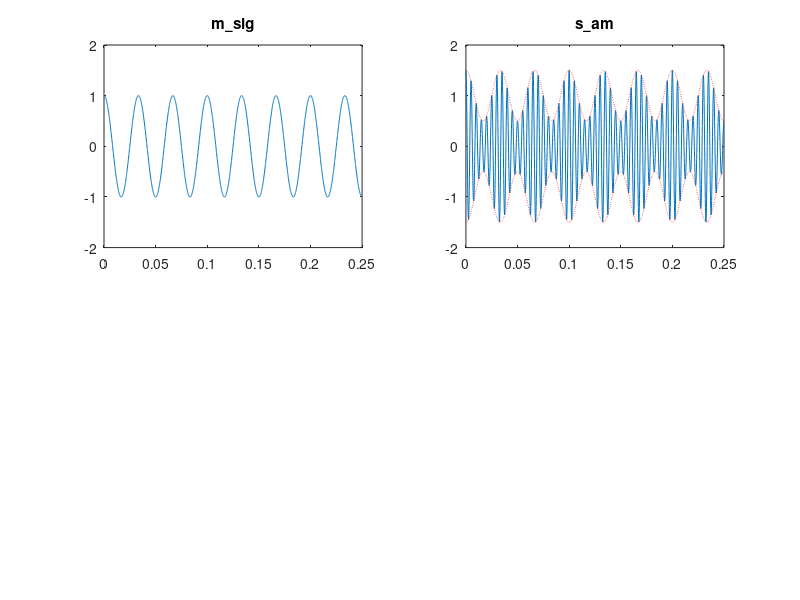
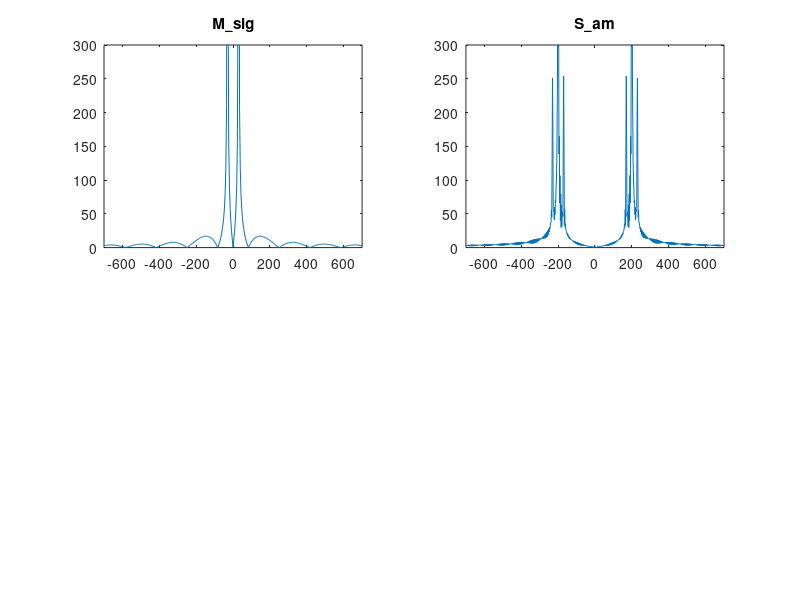

MATLAB code to generate these figures, in order:
%%% Illustrate AM modulation  using triangl function
%%% Defining message signal as a triangle signal, in real life however, this
%%% could be anything like voice signal etc. that we would want to transmit


%function ExampleAMdemfilt
clear all;
close all;

%%Time specifications:
Fs = 8000;                   % samples per second
dt = 1/Fs;                   % seconds per sample
StopTime = 0.25;             % seconds
t = (0:dt:StopTime-dt)';     % seconds
%%Sine wave:
Fc = 30;                     % hertz
m_sig = cos(2*pi*Fc*t);
Lm_sig=length(m_sig);
Lfft=length(t);   % defining DFT (or FFT) size
Lfft=2^ceil(log2(Lfft))  % making Lfft a power of 2 since this makes the fft algorithm work fast
M_sig=fftshift(fft(m_sig,Lfft))
freqm=(-Lfft/2:Lfft/2-1)/(Lfft*dt)
%%% AM modulation
fc=200; % carrier frequency
ka=0.5;
s_am=(1+ka*m_sig).*cos(2*pi*fc*t) % recall AM modulation works by multiplying message signal by a cos function at the carrier frequency and adding a unmodulated carrier
Lfft=length(t)
Lfft=2^ceil(log2(Lfft)+1) % increasing fft size by another factor of 2
S_am=fftshift(fft(s_am,Lfft)); % obtaining frequency domain modulated signal
freqs=(-Lfft/2:Lfft/2-1)/(Lfft*dt) % Defining the frequency axis for the frequency domain DSB modulated signal

 
Trange=[0 0.25 -2 2] % This specifies the range of axis for the plot, the first two parameters are range limits for x-axis, and last two parameters are for y-axis
Frange=[-700 700 0 300] % axis range for frequency domain plots
figure(1)
subplot(221); plot(t,m_sig)
axis(Trange) % set x-axis and y-axis limits 
title('m\_sig')

subplot(222); plot(t,s_am)
hold on;
plot(t,1+ka*m_sig, 'r:')
plot(t,-1-ka*m_sig, 'r:')
axis(Trange)
title('s\_am')

figure(2)
subplot(221); plot(freqm,abs(M_sig))
axis(Frange) % set x-axis and y-axis limits 
title('M\_sig')

subplot(222); plot(freqs,abs(S_am))
axis(Frange)
title('S\_am')
